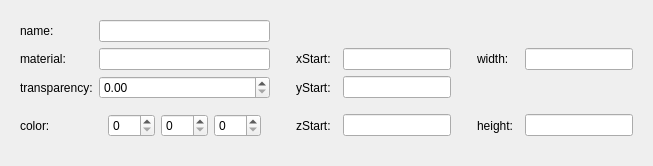
   <widget class="QWidget" name="page_11">
    <layout class="QVBoxLayout" name="verticalLayout_3">
     <item>
      <widget class="QWidget" name="widget_8" native="true">
       <layout class="QGridLayout" name="gridLayout_9">
        <item row="2" column="3">
         <widget class="QLabel" name="label_97">
          <property name="text">
           <string>yStart:</string>
          </property>
         </widget>
        </item>
        <item row="0" column="0">
         <widget class="QLabel" name="label_98">
          <property name="text">
           <string>name:</string>
          </property>
         </widget>
        </item>
        <item row="1" column="3" colspan="2">
         <widget class="QLabel" name="label_99">
          <property name="text">
           <string>xStart:</string>
          </property>
         </widget>
        </item>
        <item row="1" column="7" colspan="2">
         <widget class="QLabel" name="label_100">
          <property name="text">
           <string>width:</string>
          </property>
         </widget>
        </item>
        <item row="1" column="9">
         <widget class="QLineEdit" name="lineEdit_100"/>
        </item>
        <item row="1" column="5">
         <widget class="QLineEdit" name="lineEdit_101"/>
        </item>
        <item row="0" column="1">
         <widget class="QLineEdit" name="lineEdit_102"/>
        </item>
        <item row="1" column="0">
         <widget class="QLabel" name="label_102">
          <property name="text">
           <string>material:</string>
          </property>
         </widget>
        </item>
        <item row="1" column="1">
         <widget class="QLineEdit" name="lineEdit_104"/>
        </item>
        <item row="2" column="0">
         <widget class="QLabel" name="label_103">
          <property name="text">
           <string>transparency:</string>
          </property>
         </widget>
        </item>
        <item row="3" column="0">
         <widget class="QLabel" name="label_104">
          <property name="text">
           <string>color:</string>
          </property>
         </widget>
        </item>
        <item row="3" column="3">
         <widget class="QLabel" name="label_105">
          <property name="text">
           <string>zStart:</string>
          </property>
         </widget>
        </item>
        <item row="3" column="7">
         <widget class="QLabel" name="label_106">
          <property name="text">
           <string>height:</string>
          </property>
         </widget>
        </item>
        <item row="2" column="2">
         <spacer name="horizontalSpacer_57">
          <property name="orientation">
           <enum>Qt::Horizontal</enum>
          </property>
          <property name="sizeType">
           <enum>QSizePolicy::Fixed</enum>
          </property>
          <property name="sizeHint" stdset="0">
           <size>
            <width>20</width>
            <height>20</height>
           </size>
          </property>
         </spacer>
        </item>
        <item row="3" column="9">
         <widget class="QLineEdit" name="lineEdit_106"/>
        </item>
        <item row="1" column="2">
         <spacer name="horizontalSpacer_58">
          <property name="orientation">
           <enum>Qt::Horizontal</enum>
          </property>
          <property name="sizeType">
           <enum>QSizePolicy::Fixed</enum>
          </property>
          <property name="sizeHint" stdset="0">
           <size>
            <width>20</width>
            <height>20</height>
           </size>
          </property>
         </spacer>
        </item>
        <item row="2" column="5">
         <widget class="QLineEdit" name="lineEdit_107"/>
        </item>
        <item row="3" column="5">
         <widget class="QLineEdit" name="lineEdit_109"/>
        </item>
        <item row="3" column="2">
         <spacer name="horizontalSpacer_59">
          <property name="orientation">
           <enum>Qt::Horizontal</enum>
          </property>
          <property name="sizeType">
           <enum>QSizePolicy::Fixed</enum>
          </property>
          <property name="sizeHint" stdset="0">
           <size>
            <width>20</width>
            <height>20</height>
           </size>
          </property>
         </spacer>
        </item>
        <item row="1" column="6">
         <spacer name="horizontalSpacer_60">
          <property name="orientation">
           <enum>Qt::Horizontal</enum>
          </property>
          <property name="sizeType">
           <enum>QSizePolicy::Fixed</enum>
          </property>
          <property name="sizeHint" stdset="0">
           <size>
            <width>20</width>
            <height>20</height>
           </size>
          </property>
         </spacer>
        </item>
        <item row="3" column="6">
         <spacer name="horizontalSpacer_62">
          <property name="orientation">
           <enum>Qt::Horizontal</enum>
          </property>
          <property name="sizeType">
           <enum>QSizePolicy::Fixed</enum>
          </property>
          <property name="sizeHint" stdset="0">
           <size>
            <width>20</width>
            <height>20</height>
           </size>
          </property>
         </spacer>
        </item>
        <item row="2" column="1">
         <widget class="QDoubleSpinBox" name="doubleSpinBox_8">
          <property name="maximum">
           <double>1.000000000000000</double>
          </property>
          <property name="singleStep">
           <double>0.010000000000000</double>
          </property>
         </widget>
        </item>
        <item row="3" column="1">
         <widget class="QWidget" name="widget_43" native="true">
          <property name="sizePolicy">
           <sizepolicy hsizetype="Expanding" vsizetype="Fixed">
            <horstretch>0</horstretch>
            <verstretch>0</verstretch>
           </sizepolicy>
          </property>
          <layout class="QHBoxLayout" name="horizontalLayout_17">
           <item>
            <widget class="QSpinBox" name="spinBox_22">
             <property name="sizePolicy">
              <sizepolicy hsizetype="Preferred" vsizetype="Fixed">
               <horstretch>0</horstretch>
               <verstretch>0</verstretch>
              </sizepolicy>
             </property>
             <property name="maximum">
              <number>255</number>
             </property>
            </widget>
           </item>
           <item>
            <widget class="QSpinBox" name="spinBox_23">
             <property name="sizePolicy">
              <sizepolicy hsizetype="Preferred" vsizetype="Fixed">
               <horstretch>0</horstretch>
               <verstretch>0</verstretch>
              </sizepolicy>
             </property>
             <property name="maximum">
              <number>255</number>
             </property>
            </widget>
           </item>
           <item>
            <widget class="QSpinBox" name="spinBox_24">
             <property name="sizePolicy">
              <sizepolicy hsizetype="Preferred" vsizetype="Fixed">
               <horstretch>0</horstretch>
               <verstretch>0</verstretch>
              </sizepolicy>
             </property>
             <property name="maximum">
              <number>255</number>
             </property>
            </widget>
           </item>
          </layout>
         </widget>
        </item>
       </layout>
      </widget>
     </item>
    </layout>
   </widget>
